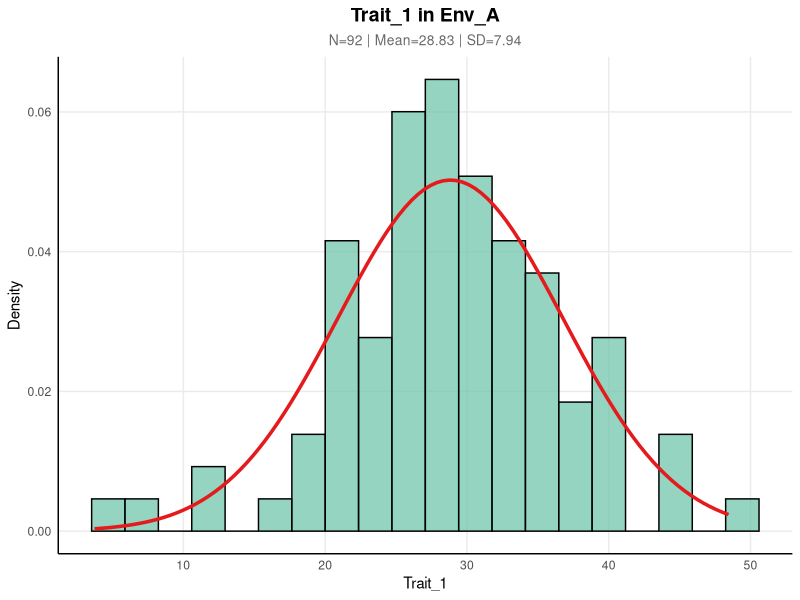
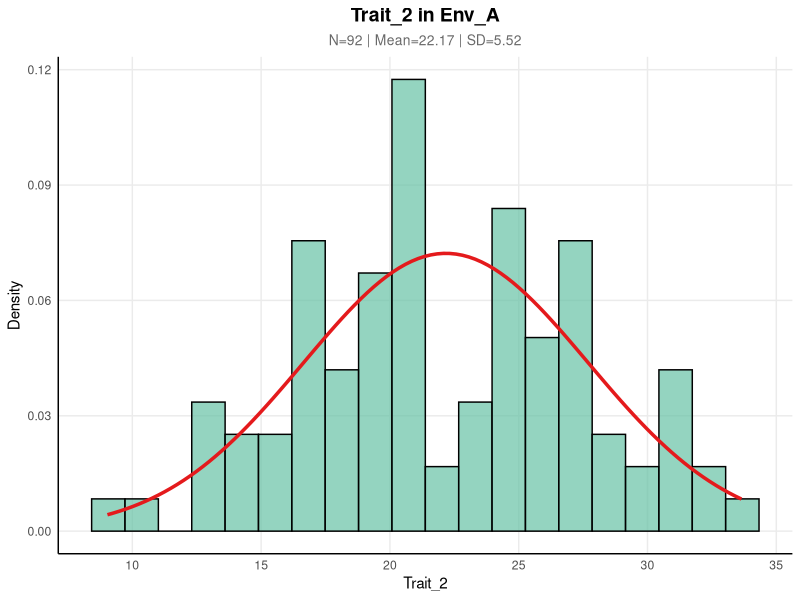
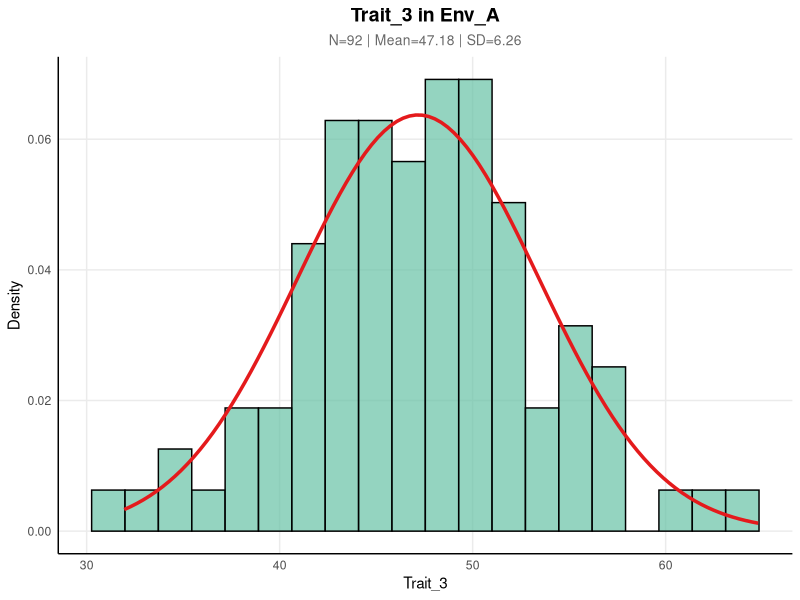
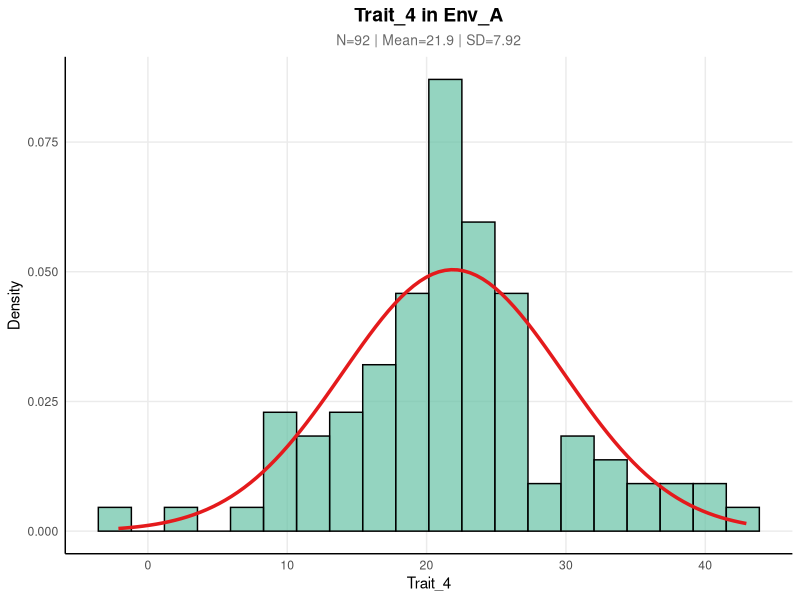
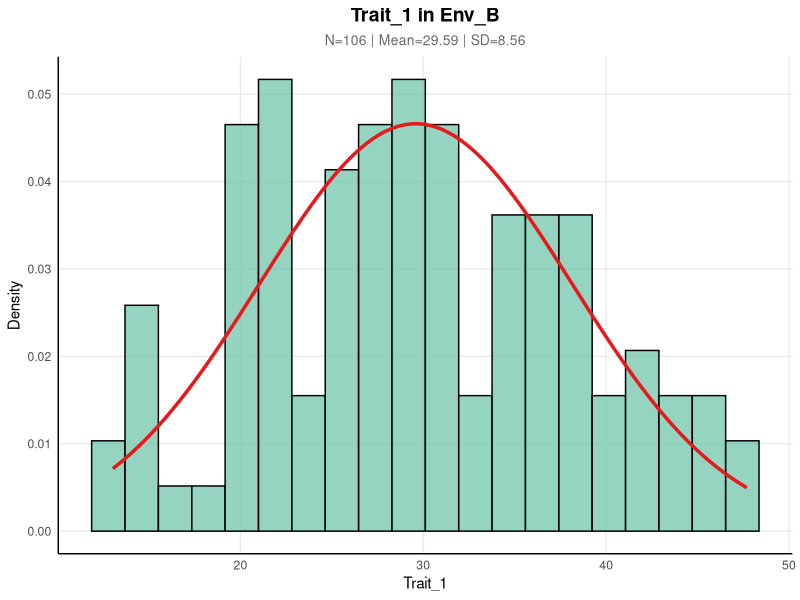
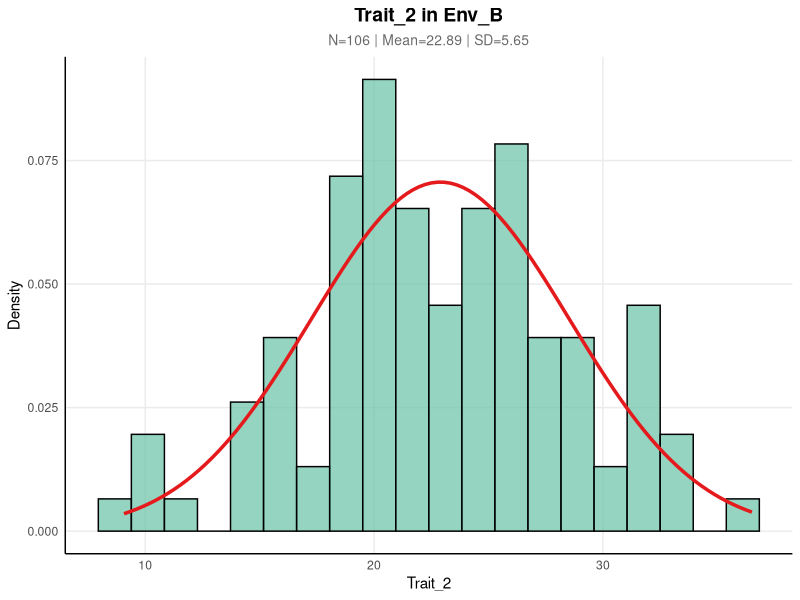
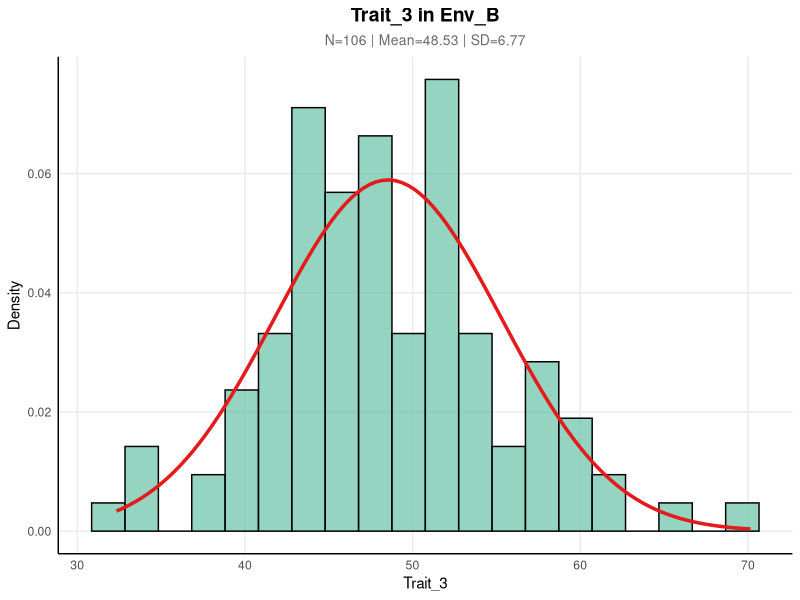
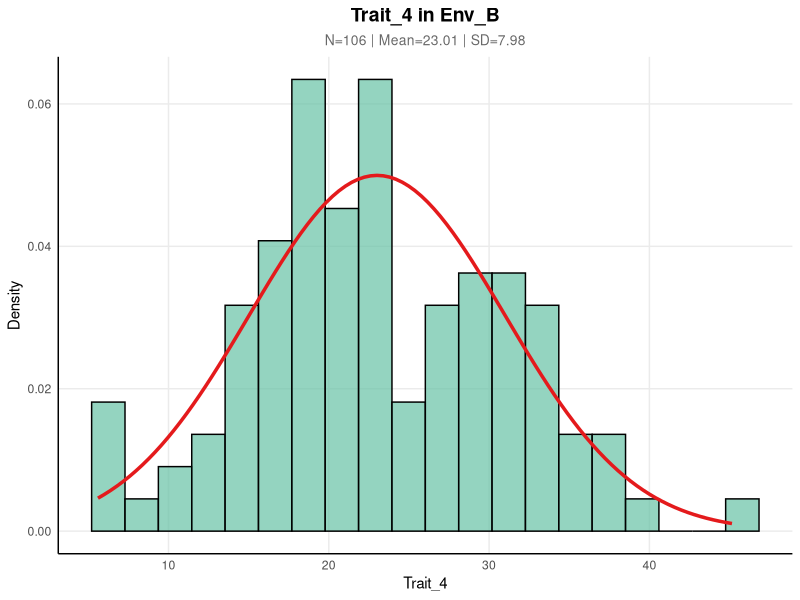

Generate these figures, in order, with R:
# ==============================================================================
# Script Name: 05_normality_checks_visualization.R
# Description: 
#    This script performs normality checks and visualization for phenotypic traits.
#    It generates histograms with fitted normal distribution curves for each 
#    Trait x Environment combination to assess data distribution.
#
#    Outputs: 
#    1. Individual PNG/PDF plots for each combination.
#    2. A single combined PDF containing all plots for easy reviewing.
#
# Author:      Liang Xiaotian
# Email:       494382219@qq.com
# Date:        2025/12/06
# License:     MIT
# ==============================================================================

# ------------------------------------------------------------------------------
# Section 1: Environment Setup & Dependency Management
# ------------------------------------------------------------------------------

# List of required packages
required_packages <- c("ggplot2", "dplyr", "purrr")

# Function to check and install packages automatically (Consistent with File 01-04)
check_install_packages <- function(pkgs) {
  for (pkg in pkgs) {
    if (!require(pkg, character.only = TRUE)) {
      message(paste0("[Setup] Package '", pkg, "' not found. Installing..."))
      install.packages(pkg, dependencies = TRUE)
      library(pkg, character.only = TRUE)
    } else {
      message(paste0("[Setup] Package '", pkg, "' is loaded."))
    }
  }
}

# Load packages
check_install_packages(required_packages)

# Create output directory
# Using a specific subdirectory in 'results' to keep the project clean
output_dir <- file.path("results", "05_distribution_plots")
if (!dir.exists(output_dir)) {
  dir.create(output_dir, recursive = TRUE)
}

# ------------------------------------------------------------------------------
# Section 2: Data Preparation (Synthetic Data)
# ------------------------------------------------------------------------------

message("\n[Data] Generating synthetic data for normality check...")

# Set seed for reproducibility (Consistent with previous files)
set.seed(2025)

# 2.1 Generate Synthetic Data
n_samples <- 300
demo_targets <- c("Env_A", "Env_B", "Env_C")
# Using generic trait names consistent with File 02/03
demo_traits  <- c("Trait_1", "Trait_2", "Trait_3", "Trait_4")

# Create a dummy dataframe
data <- data.frame(
  ID = 1:n_samples,
  Target = sample(demo_targets, n_samples, replace = TRUE)
)

# Add trait columns with random normal distribution data
for (t in demo_traits) {
  # Simulate normal distribution with random Mean (10-50) and SD (2-10)
  data[[t]] <- rnorm(n_samples, mean = runif(1, 10, 50), sd = runif(1, 2, 10))
}

# 2.2 Define Variables for Analysis
analysis_traits  <- demo_traits   
analysis_targets <- demo_targets  

# ------------------------------------------------------------------------------
# Section 3: Visualization Logic
# ------------------------------------------------------------------------------

# 3.1 Generate all combinations of Trait x Target
combinations <- expand.grid(
  trait = analysis_traits, 
  target = analysis_targets, 
  stringsAsFactors = FALSE
)

# 3.2 Define the Visualization Function
plot_distribution <- function(trait_name, target_name, source_data) {
  
  # Filter data: select specific trait in specific target
  plot_data <- source_data %>% 
    filter(Target == target_name) %>% 
    select(value = all_of(trait_name), Target) %>% 
    na.omit()
  
  # Skip if insufficient data points
  if(nrow(plot_data) < 10) return(NULL)
  
  # Calculate statistics for annotation
  mean_val <- mean(plot_data$value, na.rm = TRUE)
  sd_val <- sd(plot_data$value, na.rm = TRUE)
  
  # Generate Plot
  p <- ggplot(plot_data, aes(x = value)) +
    # Histogram
    geom_histogram(aes(y = after_stat(density)), 
                   fill = "#66c2a5", alpha = 0.7, color = "black", bins = 20) +
    # Normal Distribution Curve
    stat_function(fun = dnorm, 
                  args = list(mean = mean_val, sd = sd_val), 
                  color = "#e41a1c", linewidth = 1.2) +
    # Labels and Themes
    labs(title = paste0(trait_name, " in ", target_name),
         subtitle = paste0("N=", nrow(plot_data), " | Mean=", round(mean_val, 2), " | SD=", round(sd_val, 2)),
         x = trait_name, 
         y = "Density") +
    theme_minimal() +
    theme(
      plot.title = element_text(hjust = 0.5, face = "bold", size = 14),
      plot.subtitle = element_text(hjust = 0.5, color = "dimgray", size = 10),
      panel.grid.minor = element_blank(),
      axis.line = element_line(color = "black")
    )
  
  return(p)
}

# ------------------------------------------------------------------------------
# Section 4: Execution and Saving
# ------------------------------------------------------------------------------

message("\n[Plotting] Starting batch plotting...")

# 4.1 Batch Generate Plots
# Using map2 to iterate through combinations
all_plots_list <- map2(
  .x = combinations$trait, 
  .y = combinations$target, 
  .f = ~ plot_distribution(.x, .y, data)
)

# Filter out NULLs (failed plots)
valid_indices <- which(!sapply(all_plots_list, is.null))
final_plots <- all_plots_list[valid_indices]
final_combos <- combinations[valid_indices, ]

if (length(final_plots) == 0) {
  stop("No valid plots generated! Check data input.")
}

# 4.2 Save Individual Files (PNG)
pwalk(list(final_combos$trait, final_combos$target, final_plots), 
      function(tr, ta, p) {
        
        # Define clean filename
        base_name <- file.path(output_dir, paste0(tr, "_", ta, "_Dist"))
        
        # Save as PNG
        ggsave(filename = paste0(base_name, ".png"), plot = p, 
               width = 6, height = 4, dpi = 300, bg = "white")
      })

message(paste("[Output] Individual plots saved to:", output_dir))

# 4.3 Save Combined PDF (Optional but useful)
combined_pdf_path <- file.path(output_dir, "05_Combined_Distribution_Plots.pdf")
pdf(combined_pdf_path, width = 6, height = 4)
  invisible(lapply(final_plots, print))
dev.off()

message(paste("[Output] Combined PDF saved to:", combined_pdf_path))
message("\n[Success] File 05 Analysis Complete.")
